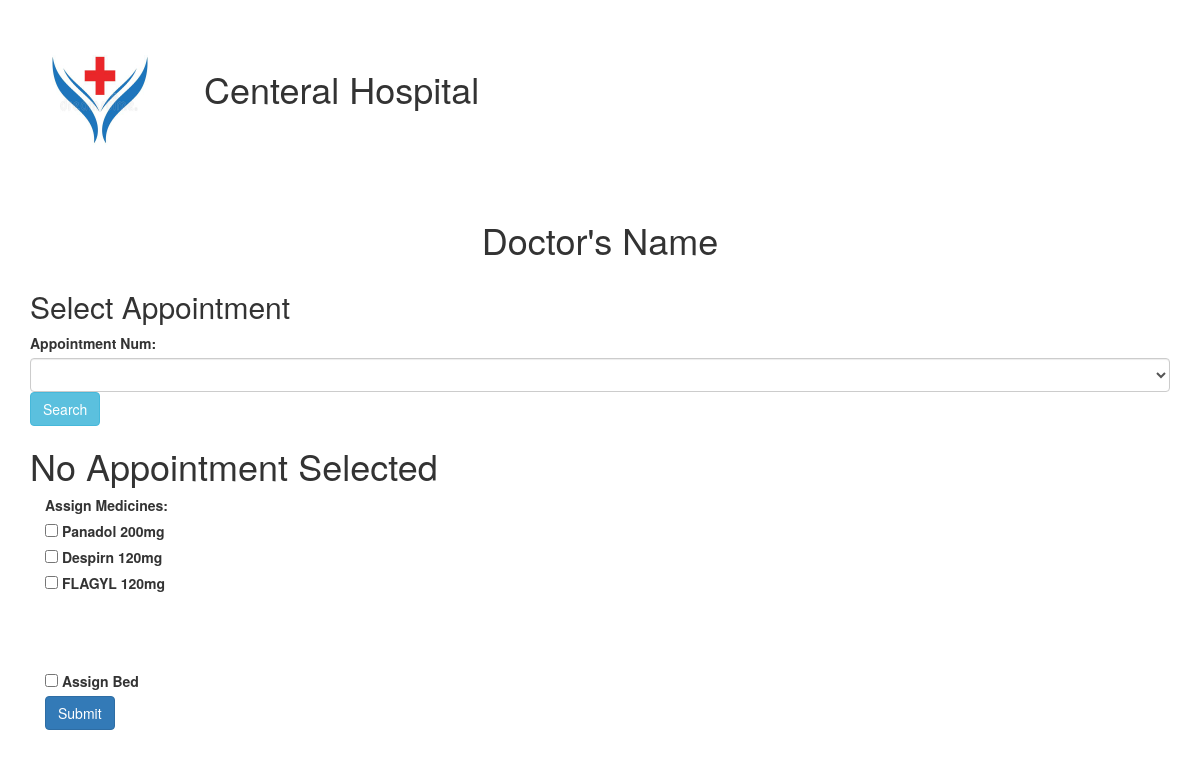
/doct_p.php, run on the app's committed database.
### tables this page shows
CREATE TABLE MEDICINE
(
	MED_ID INT NOT NULL PRIMARY KEY,
	MED_NAME CHAR(20) NOT NULL,
	MED_PRICE INT NOT NULL,
	MED_DOSE CHAR(10),
	MED_DESC CHAR(30),
	NUM_MEDS INT
);

### doct_p.php (the view, shortened to what this page needs)
<!DOCTYPE html>
<html lang="en">
<head>
	<link rel="stylesheet" href="https://maxcdn.bootstrapcdn.com/bootstrap/3.4.1/css/bootstrap.min.css">
</head>
<body>
<div class="head">
	<img src="./images/hospital_logo.jpg" alt="Logo" width="200" height="200" style="display:inline;">
	<h1 style="display:inline;">Centeral Hospital</h1>
</div>
<h1 align = "center">Doctor's Name</h1>
<div class="container">
	<h2>Select Appointment</h2>
	<?php
    $username = 'root';
    $password = '';
    try {
        $conn = new PDO("mysql:host=localhost;dbname=HOSPITAL", $username, $password);
        $conn->setAttribute(PDO::ATTR_ERRMODE, PDO::ERRMODE_EXCEPTION);
    } catch(PDOException $e) {
        echo "Connection failed: " . $e->getMessage();
    }
    ?>
    <form method = "post" name = "App">
        <div class="form-group">
            <label for="usr">Appointment Num:</label>
            <select class="form-control" name="sel1" method = "post">
            <option></option>
            <?php
                $query1 = $conn->query('SELECT * FROM APPOINTMENT where FLAG_DONE = 0;');
                $apps = $query1->fetchAll(PDO::FETCH_OBJ);
                foreach($apps as $opts)
                {
            ?>
            <option value = <?php echo $opts->APP_ID;?> ><?php echo $opts->APP_ID;}?></option>
        </select>
            <input type="submit" class="btn btn-info" value="Search">
        </div>
    </form>
    <?php
        $opr =  $_POST['sel1'];
        if($opr != "")
        {
            $query_fetchpat = $conn->query
            ("select APP_ID,P.P_FNAME,P.P_LNAME,P.P_GENDER,P.DOB
            from APPOINTMENT A, PATIENT P where P.PATIENT_ID = A.PATIENT_ID and APP_ID = $opr;");
            $result = $query_fetchpat->fetchAll(PDO::FETCH_OBJ);
            $birthDate = date("d-m-Y",strtotime( $result[0]->DOB ));
            $currentDate = date("d-m-Y");
            $age = date_diff(date_create($birthDate), date_create($currentDate));
    ?>
    <div class = "container">
    <table class="table table-bordered" id="tab1">
	<thead>
		<tr>
            <th>Appointment Number</th>
            <th>Patient's FNAME</th>
            <th>Patient's LNAME</th>
            <th>GENDER</th>
            <th>AGE</th>
		</tr>
	</thead>
	<tbody>
        <tr>
            <td><?php echo $result[0]->APP_ID ?></td>
            <td><?php echo $result[0]->P_FNAME ?></td>
            <td><?php echo $result[0]->P_LNAME ?></td>
            <td><?php echo $result[0]->P_GENDER ?></td>
            <td><?php echo $age->format("%y") ?></td>
		</tr>
	</tbody>
	</table>
    </div>
    <?php
        }
        else
        {
            echo "<h1>No Appointment Selected</h1>";
        }
    ?>
<div class="container mt-3">
    <form method = "post">
        <label for="usr">Assign Medicines:</label>
        <?php
            $query2 = $conn->query('SELECT * FROM MEDICINE;');
            $meds = $query2->fetchAll(PDO::FETCH_OBJ);
        ?>
        <div style="overflow-y: scroll; height:150px;">
        <?php
            foreach($meds as $opts)
            {
        ?>
        <div class="form-check">
            <input type="checkbox" class="form-check-input" id="check1" name="meds_assigned[]" value=<?php echo $opts->MED_ID;?>>
            <label class="form-check-label" for="check1"><?php echo $opts->MED_NAME." ".$opts->MED_DOSE;?></label>
        </div>
        <?php } ?>
        </div>
        <input type="checkbox" class="form-check-input" id="check1" name="bed_assigned" value="assign_bed">
            <label class="form-check-label" for="check1">Assign Bed</label>
        <br>
        <button type="submit" class="btn btn-primary mt-3">Submit</button>
    </form>
</div>
</body>
</html>

### data on the page
medicine: MED_NAME "Panadol", MED_DOSE "200mg"
medicine: MED_NAME "Despirn", MED_DOSE "120mg"
medicine: MED_NAME "FLAGYL", MED_DOSE "120mg"
